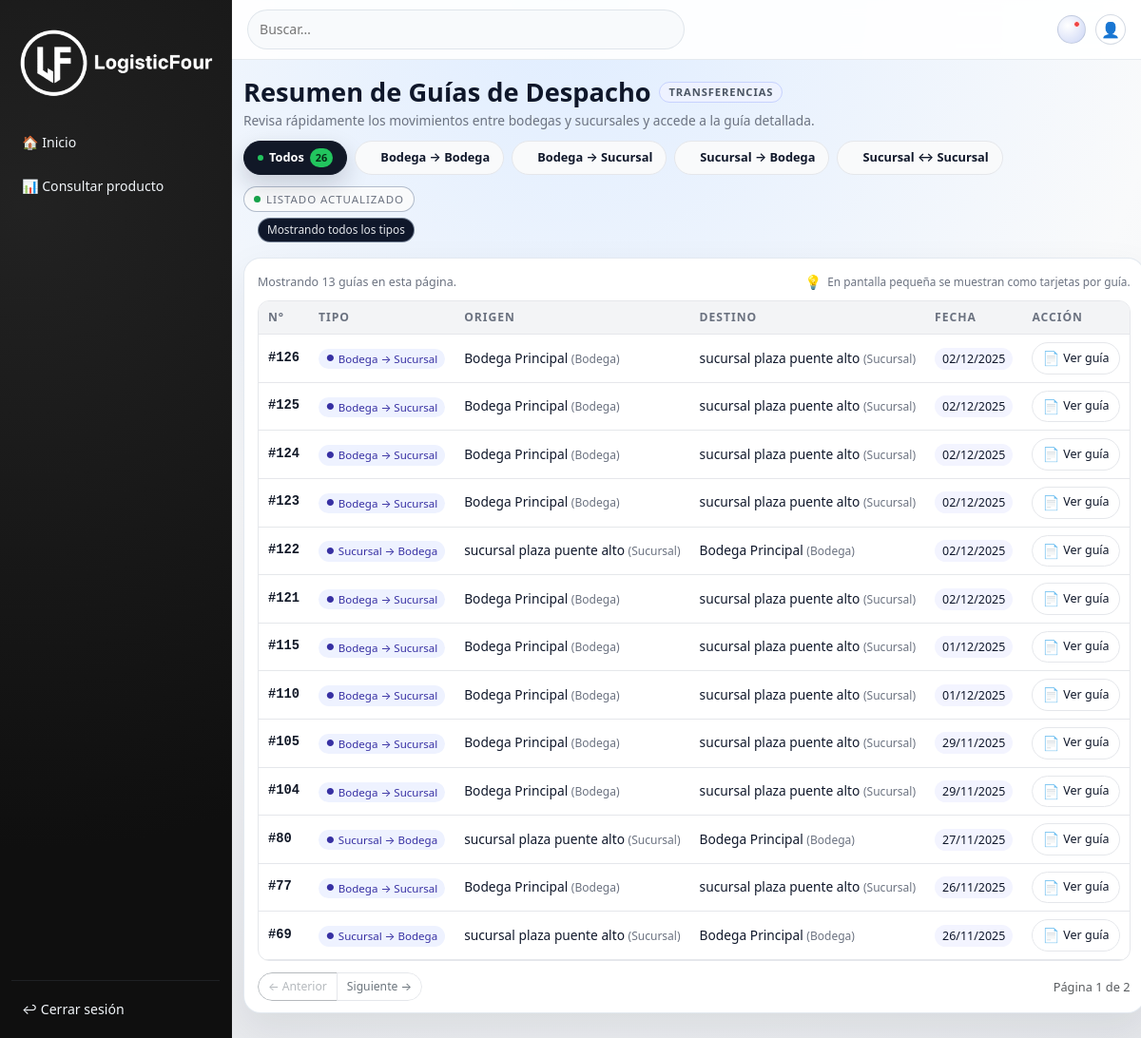
The app's page /guias/resumen/ (signed in) with its own data.
### core/models.py (models this page shows, shortened)
class MarcaTiempo(models.Model):
    creado_en = models.DateTimeField(auto_now_add=True)
    actualizado_en = models.DateTimeField(auto_now=True)
    class Meta:
        abstract = True

class Transferencia(MarcaTiempo):
    TIPO_CHOICES = [
        ("BOD_BOD", "Bodega → Bodega"),
        ("BOD_SUC", "Bodega → Sucursal"),
        ("SUC_BOD", "Sucursal → Bodega"),
        ("SUC_SUC", "Sucursal ↔ Sucursal"),
    ]
    tipo_movimiento = models.CharField(
        max_length=20,
        choices=TIPO_CHOICES,
        default="BOD_BOD",
    )
    bodega_origen = models.ForeignKey(
        Bodega,
        on_delete=models.CASCADE,
        related_name="transferencias_origen",
        null=True,
        blank=True,
    )
    bodega_destino = models.ForeignKey(
        Bodega,
        on_delete=models.CASCADE,
        related_name="transferencias_destino",
        null=True,
        blank=True,
    )
    sucursal_origen = models.ForeignKey(
        Sucursal,
        on_delete=models.CASCADE,
        related_name="transferencias_sucursal_origen",
        null=True,
        blank=True,
    )
    sucursal_destino = models.ForeignKey(
        Sucursal,
        on_delete=models.CASCADE,
        related_name="transferencias_sucursal_destino",
        null=True,
        blank=True,
    )
    numero_guia = models.CharField(max_length=20, null=True, blank=True)
    fecha_emision = models.DateField(null=True, blank=True)
    estado = models.CharField(max_length=30, default="DRAFT")
    creado_por = models.ForeignKey(
        User,
        on_delete=models.SET_NULL,
        null=True,
        blank=True,
    )
    class Meta:
        db_table = "transferencias"

class Bodega(MarcaTiempo):
    codigo = models.CharField(max_length=30)
    nombre = models.CharField(max_length=150)
    direccion = models.CharField(blank=True, max_length=255)
    descripcion = models.TextField(blank=True)
    activo = models.BooleanField(default=True)
    productos = models.ManyToManyField(Producto, blank=True, related_name="bodegas")
    class Meta:
        db_table = "bodegas"

class Sucursal(MarcaTiempo):
    codigo = models.CharField(max_length=30, unique=True)
    nombre = models.CharField(max_length=150)
    direccion = models.TextField(blank=True)
    ciudad = models.CharField(max_length=120, blank=True)
    region = models.CharField(max_length=120, blank=True)
    pais = models.CharField(max_length=120, default="Chile")
    activo = models.BooleanField(default=True)
    bodega = models.ForeignKey(
        Bodega,
        on_delete=models.SET_NULL,
        null=True,
        blank=True,
        related_name="sucursales",
    )
    productos = models.ManyToManyField(Producto, blank=True, related_name="sucursales")
    class Meta:
        db_table = "sucursales"

### core/views.py (the view)
# urls.py: path("guias/resumen/",views.resumen_guias_despacho,name="resumen_guias_despacho",),
@login_required
def resumen_guias_despacho(request):
    tipo_raw = (request.GET.get("tipo", "") or "").strip()
    if tipo_raw == "":
        tipo = "TODOS"
    elif tipo_raw == "bod_bod":
        tipo = "BOD_BOD"
    elif tipo_raw == "con_sucursal":
        tipo = "BOD_SUC"
    elif tipo_raw == "suc_bod":
        tipo = "SUC_BOD"
    elif tipo_raw == "suc_suc":
        tipo = "SUC_SUC"
    else:
        tipo = tipo_raw.upper()
    base_qs = (
        Transferencia.objects
        .select_related(
            "bodega_origen",
            "bodega_destino",
            "sucursal_origen",
            "sucursal_destino",
            "creado_por",
        )
        .order_by("-creado_en")
    )
    if tipo == "TODOS":
        transferencias = base_qs
    elif tipo == "BOD_BOD":
        transferencias = base_qs.filter(tipo_movimiento="BOD_BOD")
    elif tipo == "BOD_SUC":
        transferencias = base_qs.filter(tipo_movimiento="BOD_SUC")
    elif tipo == "SUC_BOD":
        transferencias = base_qs.filter(tipo_movimiento="SUC_BOD")
    elif tipo == "SUC_SUC":
        transferencias = base_qs.filter(tipo_movimiento="SUC_SUC")
    else:
        transferencias = base_qs
    paginator = Paginator(transferencias, 13)  # 20 por página
    page_number = request.GET.get("page", 1)
    try:
        page_obj = paginator.page(page_number)
    except PageNotAnInteger:
        page_obj = paginator.page(1)
    except EmptyPage:
        page_obj = paginator.page(paginator.num_pages)
    context = {
        'transferencias': page_obj,
        'tipo_sel': tipo,
    }
    return render(request, "core/Guias/resumen_guias.html", context)

### core/context_processors.py (called while the page is built)
def currency_context(request):
    current = request.session.get("currency", "CLP")
    return {
        "current_currency": current,
        "currency_supported": ["CLP", "USD"],
    }

### core/templates/core/guias/resumen_guias.html (shortened to what this page needs)
{% extends "core/base.html" %}
{% load static %}
{% block content %}
<div class="rg-shell">
  <header class="rg-head">
    <div>
      <h1 class="rg-title">
        <span>Resumen de Guías de Despacho</span>
        <span class="rg-badge">Transferencias</span>
      </h1>
      <p class="rg-sub">
        Revisa rápidamente los movimientos entre bodegas y sucursales y accede a la guía detallada.
      </p>
      <nav class="rg-tabs" aria-label="Filtrar por tipo de movimiento">
        <a href="{% url 'resumen_guias_despacho' %}"
           class="rg-tab {% if not tipo_sel or tipo_sel == 'TODOS' %}active{% endif %}">
          Todos
          {% if transferencias.paginator %}<span class="count">{{ transferencias.paginator.count }}</span>{% endif %}
        </a>
        <a href="{% url 'resumen_guias_despacho' %}?tipo=BOD_BOD"
           class="rg-tab {% if tipo_sel == 'BOD_BOD' %}active{% endif %}">
          Bodega → Bodega
        </a>
        <a href="{% url 'resumen_guias_despacho' %}?tipo=BOD_SUC"
           class="rg-tab {% if tipo_sel == 'BOD_SUC' %}active{% endif %}">
          Bodega → Sucursal
        </a>
        <a href="{% url 'resumen_guias_despacho' %}?tipo=SUC_BOD"
           class="rg-tab {% if tipo_sel == 'SUC_BOD' %}active{% endif %}">
          Sucursal → Bodega
        </a>
        <a href="{% url 'resumen_guias_despacho' %}?tipo=SUC_SUC"
           class="rg-tab {% if tipo_sel == 'SUC_SUC' %}active{% endif %}">
          Sucursal ↔ Sucursal
        </a>
      </nav>
    </div>
    <div class="rg-meta">
      <span class="rg-chip">
        <span class="rg-dot"></span>
        Listado actualizado
      </span>
      {% if tipo_sel and tipo_sel != 'TODOS' %}
        <span class="rg-chip-soft">
          Filtro activo: {{ tipo_sel }}
        </span>
      {% else %}
        <span class="rg-chip-soft">
          Mostrando todos los tipos
        </span>
      {% endif %}
    </div>
  </header>
  <section class="rg-card">
    <div class="rg-card-head">
      <small>
        Mostrando {{ transferencias|length }} guía{{ transferencias|length|pluralize:"s" }} en esta página.
      </small>
      <div class="hint">
        <span class="ico">💡</span>
        <span>En pantalla pequeña se muestran como tarjetas por guía.</span>
      </div>
    </div>
    <div class="rg-table-wrap">
      <div class="rg-table-scroll">
        <table class="rg-table">
          <thead>
            <tr>
              <th>N°</th>
              <th>Tipo</th>
              <th>Origen</th>
              <th>Destino</th>
              <th>Fecha</th>
              <th>Acción</th>
            </tr>
          </thead>
          <tbody>
            {% for t in transferencias %}
              <tr>
                <td class="rg-id" data-label="N°">#{{ t.numero_guia|default:t.id }}</td>
                <td data-label="Tipo">
                  <span class="rg-pill-tipo">
                    {% if t.tipo_movimiento %}
                      {% if t.tipo_movimiento == "BOD_BOD" %}
                        Bodega → Bodega
                      {% elif t.tipo_movimiento == "BOD_SUC" %}
                        Bodega → Sucursal
                      {% elif t.tipo_movimiento == "SUC_BOD" %}
                        Sucursal → Bodega
                      {% elif t.tipo_movimiento == "SUC_SUC" %}
                        Sucursal ↔ Sucursal
                      {% else %}
                        Otro
                      {% endif %}
                    {% else %}
                      —
                    {% endif %}
                  </span>
                </td>
                <td class="rg-origen" data-label="Origen">
                  {% if t.bodega_origen %}
                    {{ t.bodega_origen.nombre }}
                    <small>(Bodega)</small>
                  {% elif t.sucursal_origen %}
                    {{ t.sucursal_origen.nombre }}
                    <small>(Sucursal)</small>
                  {% else %}
                    —
                  {% endif %}
                </td>
                <td class="rg-destino" data-label="Destino">
                  {% if t.bodega_destino %}
                    {{ t.bodega_destino.nombre }}
                    <small>(Bodega)</small>
                  {% elif t.sucursal_destino %}
                    {{ t.sucursal_destino.nombre }}
                    <small>(Sucursal)</small>
                  {% else %}
                    —
                  {% endif %}
                </td>
                <td data-label="Fecha">
                  <span class="rg-date-chip">
                    {{ t.fecha_emision|default:t.creado_en|date:"d/m/Y" }}
                  </span>
                </td>
                <td data-label="Acción">
                  <a href="{% url 'detalle_transferencia' t.id %}"
                     class="rg-btn-ver"
                     rel="noopener">
                    <span class="icon">📄</span>
                    <span>Ver guía</span>
                  </a>
                </td>
              </tr>
            {% empty %}
              <tr>
                <td colspan="6" class="rg-empty">
                  No hay guías de despacho registradas para este tipo de movimiento.
                </td>
              </tr>
            {% endfor %}
          </tbody>
        </table>
      </div>
    </div>
    {% if transferencias.has_other_pages %}
      <div class="rg-paginator">
        <div class="btn-group" role="group">
          {% if transferencias.has_previous %}
            <a class="btn btn-outline-secondary btn-sm"
               href="?page={{ transferencias.previous_page_number }}{% if tipo_sel %}&tipo={{ tipo_sel }}{% endif %}">
              ← Anterior
            </a>
          {% else %}
            <button class="btn btn-outline-secondary btn-sm" disabled>
              ← Anterior
            </button>
          {% endif %}
          {% if transferencias.has_next %}
            <a class="btn btn-outline-secondary btn-sm"
               href="?page={{ transferencias.next_page_number }}{% if tipo_sel %}&tipo={{ tipo_sel }}{% endif %}">
              Siguiente →
            </a>
          {% else %}
            <button class="btn btn-outline-secondary btn-sm" disabled>
              Siguiente →
            </button>
          {% endif %}
        </div>
        <span class="text-muted">
          Página {{ transferencias.number }} de {{ transferencias.paginator.num_pages }}
        </span>
      </div>
    {% endif %}
  </section>
</div>
{% endblock %}

### core/templates/core/base.html (style rules this page uses)
:root { --bg: #eef1f5; --panel: #ffffff; --ink: #111827; --muted: #6b7280; --line: rgba(15,23,42,.06); --ok: #16a34a; --warn: #ea580c; --sidebar-w: 244px; --brand: #E30613; --radius-lg: 14px; --radius-md: 10px; }
* { box-sizing:border-box }
html,body { height:100% }
body { margin:0; background: radial-gradient(circle at 0 0, #f8fafc 0%, #e2e8f0 48%, #eef1f5 100%); color:var(--ink); font-family: system-ui, -apple-system, BlinkMacSystemFont, "Segoe UI", sans-serif; max-width:100vw; overflow-x:hidden; }

### records on screen
Transferencia: numero_guia "126", tipo_movimiento "Bodega → Sucursal", bodega_origen.nombre "Bodega Principal", sucursal_destino.nombre "sucursal plaza puente alto", fecha_emision "02/12/2025"
Transferencia: numero_guia "125", tipo_movimiento "Bodega → Sucursal", bodega_origen.nombre "Bodega Principal", sucursal_destino.nombre "sucursal plaza puente alto", fecha_emision "02/12/2025"
Transferencia: numero_guia "124", tipo_movimiento "Bodega → Sucursal", bodega_origen.nombre "Bodega Principal", sucursal_destino.nombre "sucursal plaza puente alto", fecha_emision "02/12/2025"
Transferencia: numero_guia "123", tipo_movimiento "Bodega → Sucursal", bodega_origen.nombre "Bodega Principal", sucursal_destino.nombre "sucursal plaza puente alto", fecha_emision "02/12/2025"
Transferencia: numero_guia "122", tipo_movimiento "Sucursal → Bodega", sucursal_origen.nombre "sucursal plaza puente alto", bodega_destino.nombre "Bodega Principal", fecha_emision "02/12/2025"
Transferencia: numero_guia "121", tipo_movimiento "Bodega → Sucursal", bodega_origen.nombre "Bodega Principal", sucursal_destino.nombre "sucursal plaza puente alto", fecha_emision "02/12/2025"
Transferencia: numero_guia "115", tipo_movimiento "Bodega → Sucursal", bodega_origen.nombre "Bodega Principal", sucursal_destino.nombre "sucursal plaza puente alto", fecha_emision "01/12/2025"
Transferencia: numero_guia "110", tipo_movimiento "Bodega → Sucursal", bodega_origen.nombre "Bodega Principal", sucursal_destino.nombre "sucursal plaza puente alto", fecha_emision "01/12/2025"
Transferencia: numero_guia "105", tipo_movimiento "Bodega → Sucursal", bodega_origen.nombre "Bodega Principal", sucursal_destino.nombre "sucursal plaza puente alto", fecha_emision "29/11/2025"
Transferencia: numero_guia "104", tipo_movimiento "Bodega → Sucursal", bodega_origen.nombre "Bodega Principal", sucursal_destino.nombre "sucursal plaza puente alto", fecha_emision "29/11/2025"
Transferencia: numero_guia "80", tipo_movimiento "Sucursal → Bodega", sucursal_origen.nombre "sucursal plaza puente alto", bodega_destino.nombre "Bodega Principal", fecha_emision "27/11/2025"
Transferencia: numero_guia "77", tipo_movimiento "Bodega → Sucursal", bodega_origen.nombre "Bodega Principal", sucursal_destino.nombre "sucursal plaza puente alto", fecha_emision "26/11/2025"
Transferencia: numero_guia "69", tipo_movimiento "Sucursal → Bodega", sucursal_origen.nombre "sucursal plaza puente alto", bodega_destino.nombre "Bodega Principal", fecha_emision "26/11/2025"

### other values on screen
{{ transferencias.paginator.count }} "26"
{{ transferencias|length }} "13"
{{ transferencias.number }} "1"
{{ transferencias.paginator.num_pages }} "2"
